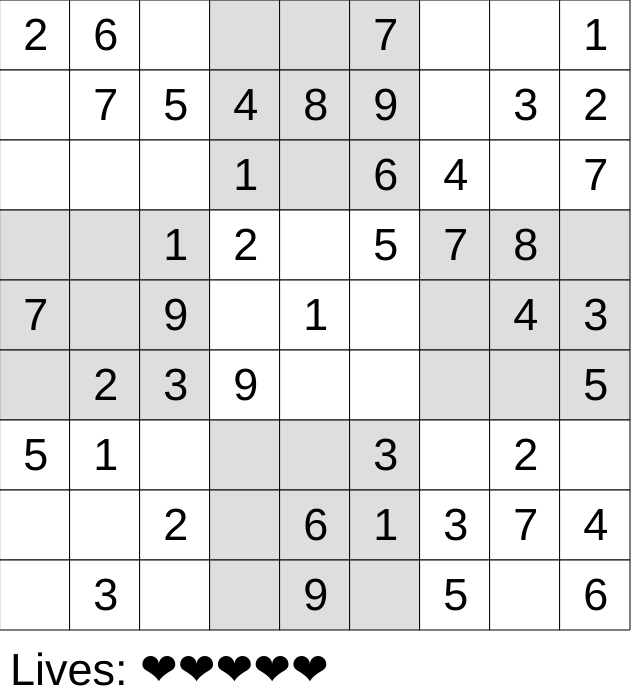
Frame 1 (no input)
Frame 60 (no input): identical to frame 1, image omitted
Frame 120 (the mouse pressed at the canvas centre since frame 60): identical to frame 1, image omitted

The p5.js sketch that drew this single still picture (run headless with seeded random() and noise() and a simulated clock; from frame 60 on, the mouse is pressed at the canvas centre):

// p5.js sketch
// ── sketch.js
//We generate a random sudoku to start the game
let sudoku = generateSudoku()
let grid = Array(9).fill().map(()=>Array(9).fill())

let size = 70
let lives = 5
let gameOver = false
let win = false

function setup(){
	createCanvas(631,700)
	background(255)

	for (let i = 0; i < 9; i++){
		for (let j = 0; j < 9; j++){
			grid[i][j] = new Cell(i, j, sudoku[i][j]) 
		}
	}
	solve(sudoku, false) //we will use it to compare with the user input

}

function draw(){
	
	if (!gameOver && !win){	
		background(255)

		// Show cells
		for (let i = 0; i < 9; i++){
			for (let j = 0; j < 9; j++){
				grid[i][j].show()
			}
		}

		fill(0)
		
		//Show lives left
		text("Lives: " + "❤".repeat(lives), 10, height-15)

		//Check if gameOver
		if (lives == 0){
			gameOver = true
			background(255)
			text("Game Over!", width/2 - 100, height/2)
			textSize(30)
			text("Recarga para reiniciar", width/2 - 120, height/2 + 60)
		}

		//Cheque if win
		win = checkWin()
		if (win){
			background(255)
			text("Ganaste!", width/2 - 100, height/2)
			textSize(30)
			text("Recarga para reiniciar", width/2 - 120, height/2 + 60)
		}
	}
}

function findSelected(){
	for (let i = 0; i < 9; i++){
		for (let j = 0; j < 9; j++){
			if (grid[i][j].select){
				return [true, i, j]
			} 
		}
	}
	return [false, null, null]
}

function checkWin(){
	for (let i = 0; i < 9; i++){
		for (let j = 0; j < 9; j++){
			if (grid[i][j].num == 0){
				return false
			} 
		}
	}
	return true
}

function mousePressed(){
	for (let i = 0; i < 9; i++){
		for (let j = 0; j < 9; j++){
			if (grid[i][j].contains(mouseX, mouseY) && !grid[i][j].blocked){
				grid[i][j].select = true
			}else{
				grid[i][j].select = false
			}
		}
	}
}

function keyPressed(){
	//Selected will return an array with [True/False, i, j]
	//If it's false i = j = null
	let selected = findSelected()

	if (selected[0]){
		//Posible key inputs
		let numeros = ["1", "2", "3", "4", "5", "6", "7", "8", "9"]
		let i = 0
		while (i < numeros.length && key != numeros[i]){
			i++
		}
		if (i < numeros.length){
			grid[selected[1]][selected[2]].pos = int(key)
		}

		//Delete selected
		if (keyCode === BACKSPACE){
			grid[selected[1]][selected[2]].pos = 0
		}

		//Confirm
		if (keyCode === ENTER){
			if (grid[selected[1]][selected[2]].pos != 0){
				grid[selected[1]][selected[2]].confirm()
			}
		}
	}
}
// ── cell.js
class Cell {
	
	constructor(i, j, num) {
		this.i = i
		this.j = j
		this.num = num
		this.pos = 0
		this.blocked = (num != 0)
		this.select = false
	}
	
	show() {
		let gridX = (this.i - this.i % 3) / 3
		let gridY = (this.j - this.j % 3) / 3
		if ((gridX % 2 == 0 && gridY % 2 == 0) || (gridX == 1 && gridY == 1)) {
			fill(255)
		}
		else {
			fill(222)
		}
		if (this.select) {
			fill(161, 238, 255)
		}
		
		rect(this.j * size, this.i * size, size, size)
		if (this.num != 0) {
			fill(0)
			textSize(45)
			text(this.num, this.j * size + size / 3, this.i * size + size / 1.4)
		}
		if (this.pos != 0) {
			fill(0, 0, 255)
			textSize(45)
			text(this.pos, this.j * size + size / 3, this.i * size + size / 1.4)
		}
	}
	
	contains(x, y) {
		return ((x > this.j * size) && (x < this.j * size + size) && (y > this.i * size) && (y < this.i * size + size))
	}
	
	confirm() {
		if (this.pos == sudoku[this.i][this.j]) {
			this.num = this.pos
			this.pos = 0
			this.blocked = true
		}
		else {
			lives--
			this.pos = 0
		}
	}
}
// ── generator.js
//Auxiliar functions
function getRndInteger(min, max) {
    return Math.floor(Math.random() * (max - min) ) + min;
  }

function copyBoard(board1, board2){
    for (let i = 0; i < 9; i++){
        for (let j = 0; j < 9; j++){
            board2[i][j] = board1[i][j]
        }
    }
}

function compareBoards(board1, board2){
    for (let i = 0; i < 9; i++){
        for (let j = 0; j < 9; j++){
            if (board1[i][j] != board2[i][j]){
                return false
            }
        }
    }
    return true
}

function deleteCells(board, amount){
    for (i = 0; i < amount; i++){
        let x = getRndInteger(0,9)
        let y = getRndInteger(0,9)
    
        while (board[x][y] == 0){
            x = getRndInteger(0,9)
            y = getRndInteger(0,9)
        }
    
        board[x][y] = 0
    }
}

function generateSudoku(){
    let board = Array(9).fill(0).map(()=>Array(9).fill(0))
    
    //Put some numbers in the grid and then fill it with the solver to get a valid solution
    for (let i = 0; i < 9; i++){
        board[i][Math.floor(Math.random() * 9)] = i + 1
    }

    solve(board, false) //resuelvo con num del 1 al 9
    
    let copy = Array(9).fill(0).map(()=>Array(9).fill(0))
    copyBoard(board, copy)
    
    //Take out some numbers
    let amount = getRndInteger(30,56)
    deleteCells(board, amount)
    
    let sudokuFinal = Array(9).fill(0).map(()=>Array(9).fill(0))
    copyBoard(board, sudokuFinal) //we copy the board so we can then return the sudoku
    solve(board, true)
    
    //We have to make sure that there is one and only one solution to the board.
    //Otherwise we repeat the process until we get one.
    while (!compareBoards(board, copy)){
        copyBoard(copy, board)
        deleteCells(board, amount)
        copyBoard(board, sudokuFinal)
        solve(board, true)
    }

    return sudokuFinal
}
// ── puzles.js
lista = []

lista.push([
	[5, 3, 0, 6, 7, 8, 9, 0, 2],
	[6, 7, 0, 1, 9, 5, 3, 6, 8],
	[0, 9, 8, 3, 4, 2, 5, 6, 7],
	[8, 5, 0, 0, 6, 1, 4, 2, 3],
	[4, 2, 6, 8, 5, 3, 7, 9, 1],
	[7, 1, 3, 9, 2, 4, 8, 5, 6],
	[9, 6, 0, 5, 3, 7, 2, 8, 4],
	[2, 8, 7, 4, 1, 9, 6, 3, 5],
	[3, 4, 5, 2, 8, 6, 1, 7, 9]
])


lista.push([
	[0, 7, 0, 2, 5, 0, 4, 0, 0],
	[8, 0, 0, 0, 0, 0, 9, 0, 3],
	[0, 0, 0, 0, 0, 3, 0, 7, 0],
	[7, 0, 0, 0, 0, 4, 0, 2, 0],
	[1, 0, 0, 0, 0 ,0, 0, 0, 7],
	[0, 4, 0, 5, 0, 0, 0, 0, 8],
	[0, 9, 0, 6, 0, 0, 0, 0, 0],
	[4, 0, 1, 0, 0, 0, 0, 0, 5],
	[0 ,0, 7, 0, 8, 2, 0, 3, 0]
	])

lista.push([
	[8, 0, 0, 0, 0, 0, 0, 0, 0],
	[0, 0, 3, 6, 0 ,0, 0, 0, 0],
	[0 ,7, 0, 0, 9, 0, 2, 0, 0],
	[0, 5, 0, 0, 0, 7, 0, 0, 0],
	[0, 0, 0, 0, 4, 5, 7, 0, 0],
	[0, 0, 0, 1, 0, 0, 0, 3, 0],
	[0, 0, 1, 0, 0, 0, 0, 6, 8],
	[0, 0, 8, 5, 0, 0, 0, 1, 0],
	[0, 9, 0, 0, 0, 0, 4, 0, 0]
	])

lista.push([
	[0, 0, 0, 7, 0, 4, 0, 0, 5],
	[0, 2, 0, 0, 1, 0, 0, 7, 0],
	[0, 0, 0, 0, 8, 0, 0, 0, 2],
	[0, 9, 0, 0, 0, 6, 2, 5, 0],
	[6, 0, 0, 0, 7, 0, 0, 0, 8],
	[0, 5, 3, 2, 0, 0, 0, 1, 0],
	[4, 0, 0, 0, 9, 0, 0, 0, 0],
	[0, 3, 0, 0, 6, 0, 0, 9, 0],
	[2, 0, 0, 4, 0, 7, 0, 0, 0]
	])

lista.push([
	[0, 0, 4, 0, 0, 6, 0, 2, 0],
	[0, 0, 7, 8, 0, 0, 9, 1, 0],
	[0 ,0, 0, 0, 0, 0, 3, 0, 8],
	[0, 1, 8, 3, 0, 0, 2, 0, 0],
	[3, 0, 0, 7, 8, 9, 0, 0, 1],
	[0, 0, 9, 0, 0, 1, 0, 6, 0],
	[8, 0, 3, 0, 0, 0, 5, 0, 0],
	[0, 4, 5, 0, 0, 3, 6, 0, 0],
	[0, 2, 6, 5, 0, 0, 1, 0, 0]
	])

// ── solver.js
function findEmpty(grid){
	for (let i = 0; i < 9; i++){
		for (let j = 0; j < 9; j++){
			if (grid[i][j] == 0){
				return [i,j]
			}
		}
	}
	return true // True indicates that there are not more empty cells
}

function isValid(grid, pos, num){
	//Check row
	for (let i = 0; i < 9; i++){
		if (grid[pos[0]][i] == num && i != pos[1]){
			return false
		}
	}

	//Check column
	for (let j = 0; j < 9; j++){
		if (grid[j][pos[1]] == num && j != pos[0]){
			return false
		}
	}

	//Check subgrid
	let posX = pos[0] - pos[0] % 3
	let posY = pos[1] - pos[1] % 3

	for (let i = posX; i < posX + 3; i++){
		for (let j = posY; j < posY + 3; j++){
			if (grid[i][j] == num && (pos[0] != i && pos[1] != j)){
				return false
			}
		}		
	}

	return true //If it passes all checks, then it is valid
}

function solve(grid, inverse){

	let pos = findEmpty(grid)
	if (pos == true){
		return true
	}

	if (inverse){
		for (let num = 9; num >= 1; num--){
			
			if (isValid(grid, pos, num)){
				grid[pos[0]][pos[1]] = num
			
				if (solve(grid)){
					return true
				}
				grid[pos[0]][pos[1]] = 0
			}
		}
	}else{
		for (let num = 1; num <= 9; num++){
			
			if (isValid(grid, pos, num)){
				grid[pos[0]][pos[1]] = num
			
				if (solve(grid)){
					return true
				}
				grid[pos[0]][pos[1]] = 0
			}
		}
	}
	return false //Triggers backtracking
}
